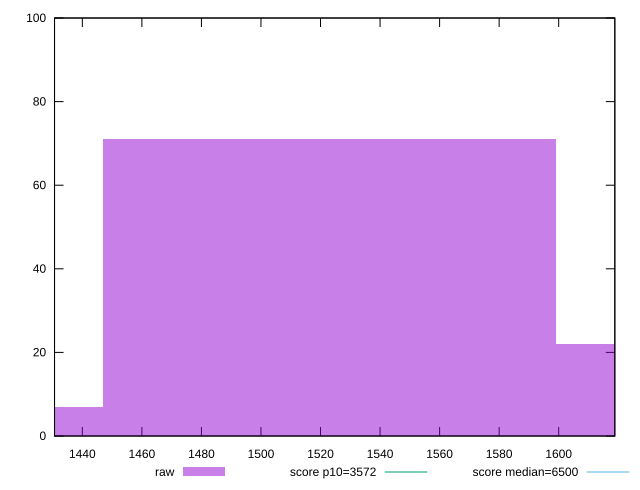

Source code (gnuplot):
reset

$raw <<EOF
1523.0950674601504 71
1370.7855607141355 7
1675.4045742061655 22
EOF

set key outside below
set boxwidth 152.30950674601505
set xrange [1430.6609999999998:1618.856]
set yrange [0:100]
set trange [0:100]
set style fill transparent solid 0.5 noborder

set parametric
set terminal svg size 640, 490 enhanced background rgb 'white'
set output "reports/report_00030_2021-02-24T20-42-31.540Z/first-cpu-idle/samples/music/raw/histogram.svg"

plot $raw title "raw" with boxes, \
     3572,t title "score p10=3572", \
     6500,t title "score median=6500"

reset
